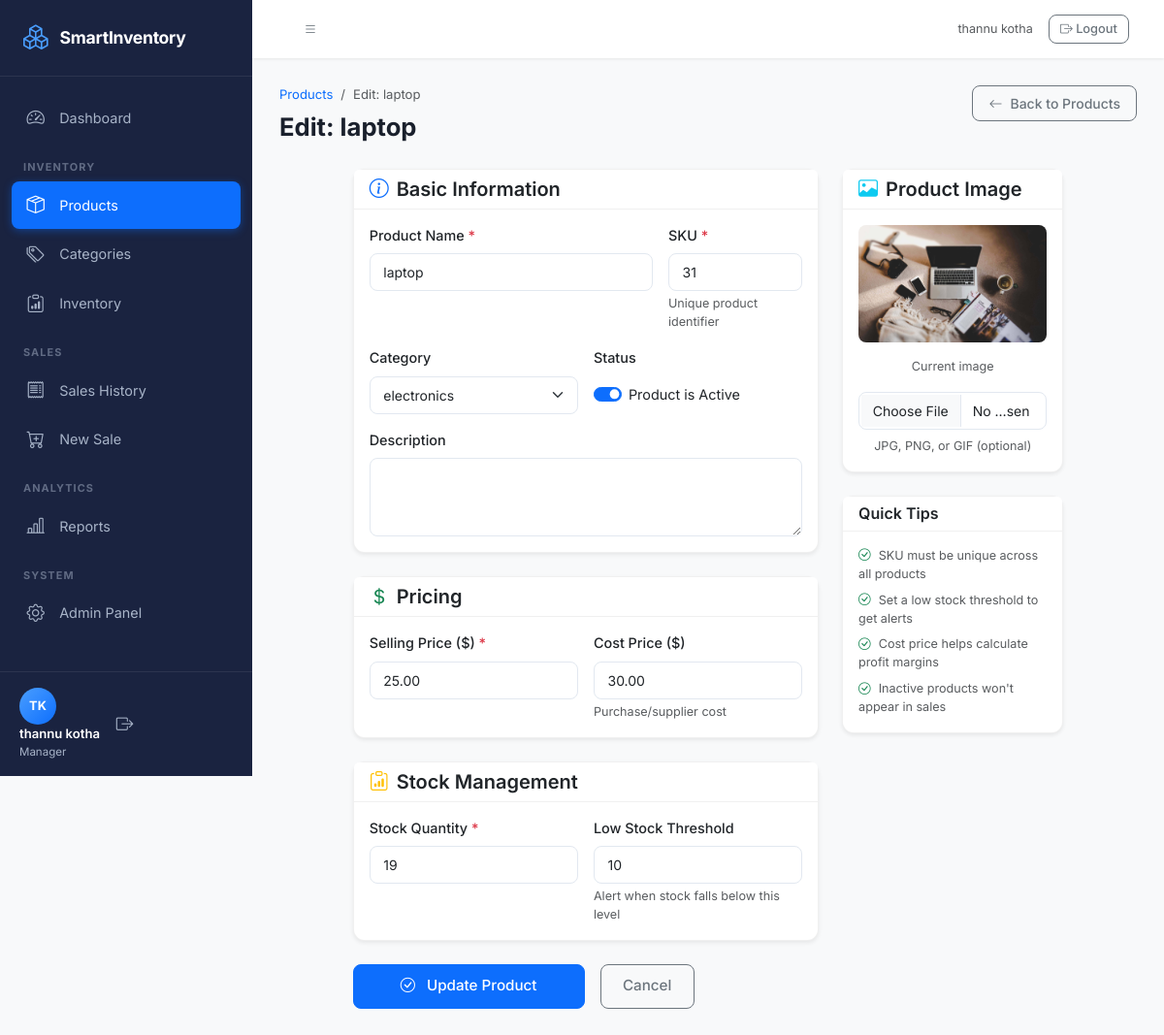
Screenshot of /products/1/edit/ (signed in) with the database file from the repository.
### inventory/models.py (models this page shows, shortened)
class Product(models.Model):
    name = models.CharField(max_length=200)
    sku = models.CharField(max_length=50, unique=True, help_text='Stock Keeping Unit')
    category = models.ForeignKey(Category, on_delete=models.SET_NULL, null=True, related_name='products')
    description = models.TextField(blank=True, null=True)
    price = models.DecimalField(max_digits=10, decimal_places=2, help_text='Selling price')
    cost_price = models.DecimalField(max_digits=10, decimal_places=2, default=0, help_text='Purchase/cost price')
    stock_quantity = models.IntegerField(default=0, help_text='Current stock level')
    low_stock_threshold = models.IntegerField(default=10, help_text='Alert when stock falls below this')
    image = models.ImageField(upload_to='products/', blank=True, null=True)
    is_active = models.BooleanField(default=True)
    created_at = models.DateTimeField(auto_now_add=True)
    updated_at = models.DateTimeField(auto_now=True)
    class Meta:
        ordering = ['name']

### inventory/views.py (the view)
# urls.py: path('products/<int:pk>/edit/', views.product_edit, name='product_edit'),
@login_required
def product_edit(request, pk):
    product = get_object_or_404(Product, pk=pk)
    old_stock = product.stock_quantity
    if request.method == 'POST':
        form = ProductForm(request.POST, request.FILES, instance=product)
        if form.is_valid():
            product = form.save()
            new_stock = product.stock_quantity
            if old_stock != new_stock:
                change = new_stock - old_stock
                StockMovement.objects.create(
                    product=product,
                    movement_type='adjustment',
                    quantity_change=change,
                    quantity_before=old_stock,
                    quantity_after=new_stock,
                    notes='Manual stock adjustment via product edit',
                    created_by=request.user
                )
            messages.success(request, f'Product "{product.name}" updated successfully!')
            return redirect('product_list')
        else:
            messages.error(request, 'Please correct the errors below.')
    else:
        form = ProductForm(instance=product)
    return render(request, 'products/product_form.html', {
        'form': form,
        'product': product,
        'title': f'Edit: {product.name}'
    })

### templates/products/product_form.html (shortened to what this page needs)
{% extends 'base.html' %}
{% load static %}
{% block content %}
<div class="d-flex justify-content-between align-items-start mb-4">
    <div>
        <nav aria-label="breadcrumb">
            <ol class="breadcrumb small">
                <li class="breadcrumb-item"><a href="{% url 'product_list' %}">Products</a></li>
                <li class="breadcrumb-item active">{{ title }}</li>
            </ol>
        </nav>
        <h1 class="page-title">{{ title }}</h1>
    </div>
    <a href="{% url 'product_list' %}" class="btn btn-outline-secondary">
        <i class="bi bi-arrow-left me-2"></i>Back to Products
    </a>
</div>
<div class="row justify-content-center">
    <div class="col-xl-10">
        <form method="post" enctype="multipart/form-data" novalidate>
            <div class="row g-4">
                <div class="col-lg-8">
                    <div class="card border-0 shadow-sm mb-4">
                        <div class="card-header bg-white border-0">
                            <h5 class="mb-0 fw-semibold"><i class="bi bi-info-circle me-2 text-primary"></i>Basic Information</h5>
                        </div>
                        <div class="card-body">
                            <div class="row g-3">
                                <div class="col-md-8">
                                    <label class="form-label fw-medium">Product Name <span class="text-danger">*</span></label>
                                    {{ form.name }}
                                </div>
                                <div class="col-md-4">
                                    <label class="form-label fw-medium">SKU <span class="text-danger">*</span></label>
                                    {{ form.sku }}
                                    <div class="form-text">Unique product identifier</div>
                                </div>
                                <div class="col-md-6">
                                    <label class="form-label fw-medium">Category</label>
                                    {{ form.category }}
                                </div>
                                <div class="col-md-6">
                                    <label class="form-label fw-medium">Status</label>
                                    <div class="mt-2">
                                        <div class="form-check form-switch">
                                            {{ form.is_active }}
                                            <label class="form-check-label" for="{{ form.is_active.id_for_label }}">
                                                Product is Active
                                            </label>
                                        </div>
                                    </div>
                                </div>
                                <div class="col-12">
                                    <label class="form-label fw-medium">Description</label>
                                    {{ form.description }}
                                </div>
                            </div>
                        </div>
                    </div>
                    <div class="card border-0 shadow-sm mb-4">
                        <div class="card-header bg-white border-0">
                            <h5 class="mb-0 fw-semibold"><i class="bi bi-currency-dollar me-2 text-success"></i>Pricing</h5>
                        </div>
                        <div class="card-body">
                            <div class="row g-3">
                                <div class="col-md-6">
                                    <label class="form-label fw-medium">Selling Price ($) <span class="text-danger">*</span></label>
                                    {{ form.price }}
                                </div>
                                <div class="col-md-6">
                                    <label class="form-label fw-medium">Cost Price ($)</label>
                                    {{ form.cost_price }}
                                    <div class="form-text">Purchase/supplier cost</div>
                                </div>
                            </div>
                        </div>
                    </div>
                    <div class="card border-0 shadow-sm">
                        <div class="card-header bg-white border-0">
                            <h5 class="mb-0 fw-semibold"><i class="bi bi-clipboard-data me-2 text-warning"></i>Stock Management</h5>
                        </div>
                        <div class="card-body">
                            <div class="row g-3">
                                <div class="col-md-6">
                                    <label class="form-label fw-medium">Stock Quantity <span class="text-danger">*</span></label>
                                    {{ form.stock_quantity }}
                                </div>
                                <div class="col-md-6">
                                    <label class="form-label fw-medium">Low Stock Threshold</label>
                                    {{ form.low_stock_threshold }}
                                    <div class="form-text">Alert when stock falls below this level</div>
                                </div>
                            </div>
                        </div>
                    </div>
                </div>
                <div class="col-lg-4">
                    <div class="card border-0 shadow-sm mb-4">
                        <div class="card-header bg-white border-0">
                            <h5 class="mb-0 fw-semibold"><i class="bi bi-image me-2 text-info"></i>Product Image</h5>
                        </div>
                        <div class="card-body text-center">
                            {% if product and product.image %}
                            <img src="{{ product.image.url }}" alt="Current image" class="img-fluid rounded-3 mb-3" style="max-height:180px">
                            <p class="text-muted small">Current image</p>
                            {% else %}
                            <div class="bg-light rounded-3 d-flex align-items-center justify-content-center mb-3" style="height:150px">
                                <i class="bi bi-image text-muted" style="font-size:3rem"></i>
                            </div>
                            {% endif %}
                            {{ form.image }}
                            <div class="form-text mt-2">JPG, PNG, or GIF (optional)</div>
                        </div>
                    </div>
                    <div class="card border-0 shadow-sm">
                        <div class="card-header bg-white border-0">
                            <h6 class="mb-0 fw-semibold">Quick Tips</h6>
                        </div>
                        <div class="card-body">
                            <ul class="list-unstyled mb-0 small text-muted">
                                <li class="mb-2"><i class="bi bi-check-circle text-success me-2"></i>SKU must be unique across all products</li>
                                <li class="mb-2"><i class="bi bi-check-circle text-success me-2"></i>Set a low stock threshold to get alerts</li>
                                <li class="mb-2"><i class="bi bi-check-circle text-success me-2"></i>Cost price helps calculate profit margins</li>
                                <li><i class="bi bi-check-circle text-success me-2"></i>Inactive products won't appear in sales</li>
                            </ul>
                        </div>
                    </div>
                </div>
            </div>
            <div class="d-flex gap-3 mt-4">
                <button type="submit" class="btn btn-primary btn-lg px-5">
                    <i class="bi bi-check-circle me-2"></i>
                    {% if product %}Update Product{% else %}Save Product{% endif %}
                </button>
                <a href="{% url 'product_list' %}" class="btn btn-outline-secondary btn-lg">Cancel</a>
            </div>
        </form>
    </div>
</div>
{% endblock %}

### templates/base.html (shortened to what this page needs)
{% load static %}
<!DOCTYPE html>
<html lang="en">
<head>
    <link href="https://cdn.jsdelivr.net/npm/bootstrap@5.3.0/dist/css/bootstrap.min.css" rel="stylesheet">
    <link href="https://cdn.jsdelivr.net/npm/bootstrap-icons@1.11.0/font/bootstrap-icons.css" rel="stylesheet">
    <link href="{% static 'css/style.css' %}" rel="stylesheet">
</head>
<body class="bg-light">
{% if user.is_authenticated %}
<div class="wrapper d-flex">
    <nav id="sidebar" class="sidebar">
        <div class="sidebar-header">
            <div class="brand-logo">
                <i class="bi bi-boxes"></i>
                <span>SmartInventory</span>
            </div>
        </div>
        <ul class="sidebar-nav">
            <li class="nav-item {% if request.resolver_match.url_name == 'dashboard' %}active{% endif %}">
                <a href="{% url 'dashboard' %}" class="nav-link">
                    <i class="bi bi-speedometer2"></i>
                    <span>Dashboard</span>
                </a>
            </li>
            <li class="nav-category">INVENTORY</li>
            <li class="nav-item {% if 'product' in request.resolver_match.url_name or 'category' in request.resolver_match.url_name %}active{% endif %}">
                <a href="{% url 'product_list' %}" class="nav-link">
                    <i class="bi bi-box-seam"></i>
                    <span>Products</span>
                </a>
            </li>
            <li class="nav-item {% if request.resolver_match.url_name == 'category_list' %}active{% endif %}">
                <a href="{% url 'category_list' %}" class="nav-link">
                    <i class="bi bi-tags"></i>
                    <span>Categories</span>
                </a>
            </li>
            <li class="nav-item {% if request.resolver_match.url_name == 'inventory' %}active{% endif %}">
                <a href="{% url 'inventory' %}" class="nav-link">
                    <i class="bi bi-clipboard-data"></i>
                    <span>Inventory</span>
                </a>
            </li>
            <li class="nav-category">SALES</li>
            <li class="nav-item {% if 'sale' in request.resolver_match.url_name %}active{% endif %}">
                <a href="{% url 'sale_list' %}" class="nav-link">
                    <i class="bi bi-receipt"></i>
                    <span>Sales History</span>
                </a>
            </li>
            <li class="nav-item">
                <a href="{% url 'sale_create' %}" class="nav-link">
                    <i class="bi bi-cart-plus"></i>
                    <span>New Sale</span>
                </a>
            </li>
            <li class="nav-category">ANALYTICS</li>
            <li class="nav-item {% if request.resolver_match.url_name == 'reports' %}active{% endif %}">
                <a href="{% url 'reports' %}" class="nav-link">
                    <i class="bi bi-bar-chart-line"></i>
                    <span>Reports</span>
                </a>
            </li>
            <li class="nav-category">SYSTEM</li>
            <li class="nav-item">
                <a href="/admin/" class="nav-link" target="_blank">
                    <i class="bi bi-gear"></i>
                    <span>Admin Panel</span>
                </a>
            </li>
        </ul>
        <div class="sidebar-footer">
            <div class="user-info">
                <div class="user-avatar">{{ user.first_name|first|upper }}{{ user.last_name|first|upper }}</div>
                <div class="user-details">
                    <div class="user-name">{{ user.get_full_name|default:user.username }}</div>
                    <div class="user-role">{% if user.is_superuser %}Administrator{% else %}Manager{% endif %}</div>
                </div>
            </div>
            <a href="{% url 'logout' %}" class="logout-btn" title="Logout">
                <i class="bi bi-box-arrow-right"></i>
            </a>
        </div>
    </nav>
    <div class="main-content flex-grow-1">
        <nav class="top-navbar navbar navbar-expand-lg">
            <div class="container-fluid">
                <button class="btn btn-link sidebar-toggle" id="sidebarToggle">
                    <i class="bi bi-list"></i>
                </button>
                <div class="ms-auto d-flex align-items-center gap-3">
                    <span class="text-muted small">{{ user.get_full_name|default:user.username }}</span>
                    <a href="{% url 'logout' %}" class="btn btn-outline-secondary btn-sm">
                        <i class="bi bi-box-arrow-right"></i> Logout
                    </a>
                </div>
            </div>
        </nav>
        <div class="page-content">
            {% block content %}{% endblock %}
        </div>
    </div>
</div>
{% endif %}
</body>
</html>

### rows the page displays
Product: name "laptop", sku "31", category "electronics", is_active "☑", price "25.00", cost_price "30.00", stock_quantity "19", low_stock_threshold "10", image (picture)

### other values shown
{{ user.first_name|first|upper }} "T"
{{ user.last_name|first|upper }} "K"
{{ user.get_full_name|default:user.username }} "thannu kotha"
{{ title }} "Edit: laptop"
